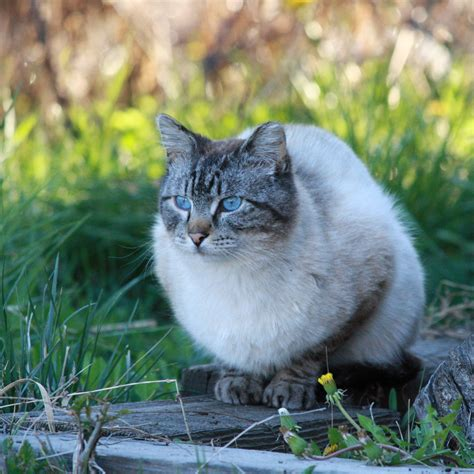
#> input picture click-image-coordinates/cat.jpg, 474 x 474 px, given in place of the camera
$ python main.py
#> lines starting #> are read from the running program, lines starting #| are printed output that depends on the picture
import cv2


def canny_edge_detection(frame):
    # Convert the frame to grayscale for edge detection
    gray = cv2.cvtColor(frame, cv2.COLOR_BGR2GRAY)

    # Apply Gaussian blur to reduce noise and smoothen edges
    blurred = cv2.GaussianBlur(src=gray, ksize=(3, 5), sigmaX=0.5)

    # Perform Canny edge detection
    edges = cv2.Canny(blurred, 70, 90)

    # return blurred, edges
    return blurred, 255 - edges


# Open the default webcam
cap = cv2.VideoCapture(0)

while True:
    # Read a frame from the webcam
    ret, frame = cap.read()
#> frame is the input picture: shape (474, 474, 3); mean B, G, R 117.1, 131.9, 115.3
    if not ret:
        print("Image not captured")
        break

    frame = cv2.flip(frame, 1)
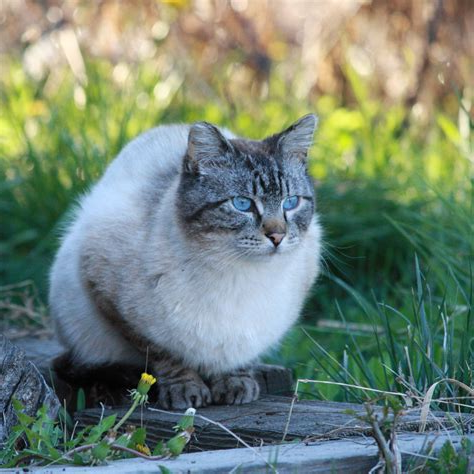
#> frame: shape (474, 474, 3); mean B, G, R 117.1, 131.9, 115.3

    # Perform Canny edge detection on the frame
    blurred, edges = canny_edge_detection(frame)
#> in canny_edge_detection, `gray = cv2.cvtColor(frame, cv2.COLOR_BGR2GRAY)`:
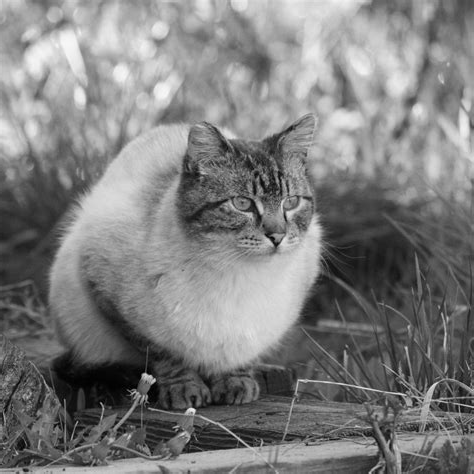
#> gray: shape (474, 474); min 0, max 247, mean 125.2
#> in canny_edge_detection, `edges = cv2.Canny(blurred, 70, 90)`:
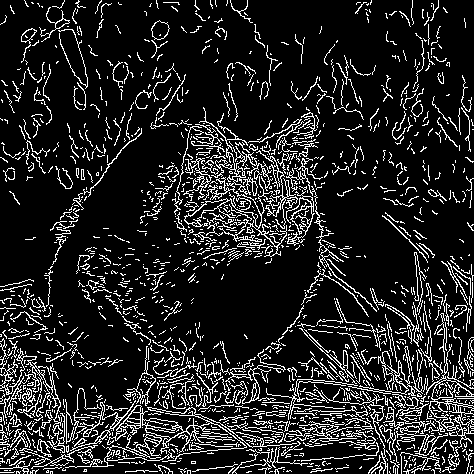
#> edges: shape (474, 474); 13.9% white in thin lines or dots
#> edges: shape (474, 474); 86.1% white; black in thin lines or dots

    # Display the original frame and the edge-detected frame
    # cv2.imshow("Original", frame)
    # cv2.imshow("Blurred", blurred)
    cv2.imshow("Edges", edges)

    # Exit the loop when 'q' key is pressed
    if cv2.waitKey(1) & 0xFF == ord("q"):
#> (key q is pressed here)
        break

# Release the webcam and close the windows
cap.release()
cv2.destroyAllWindows()
